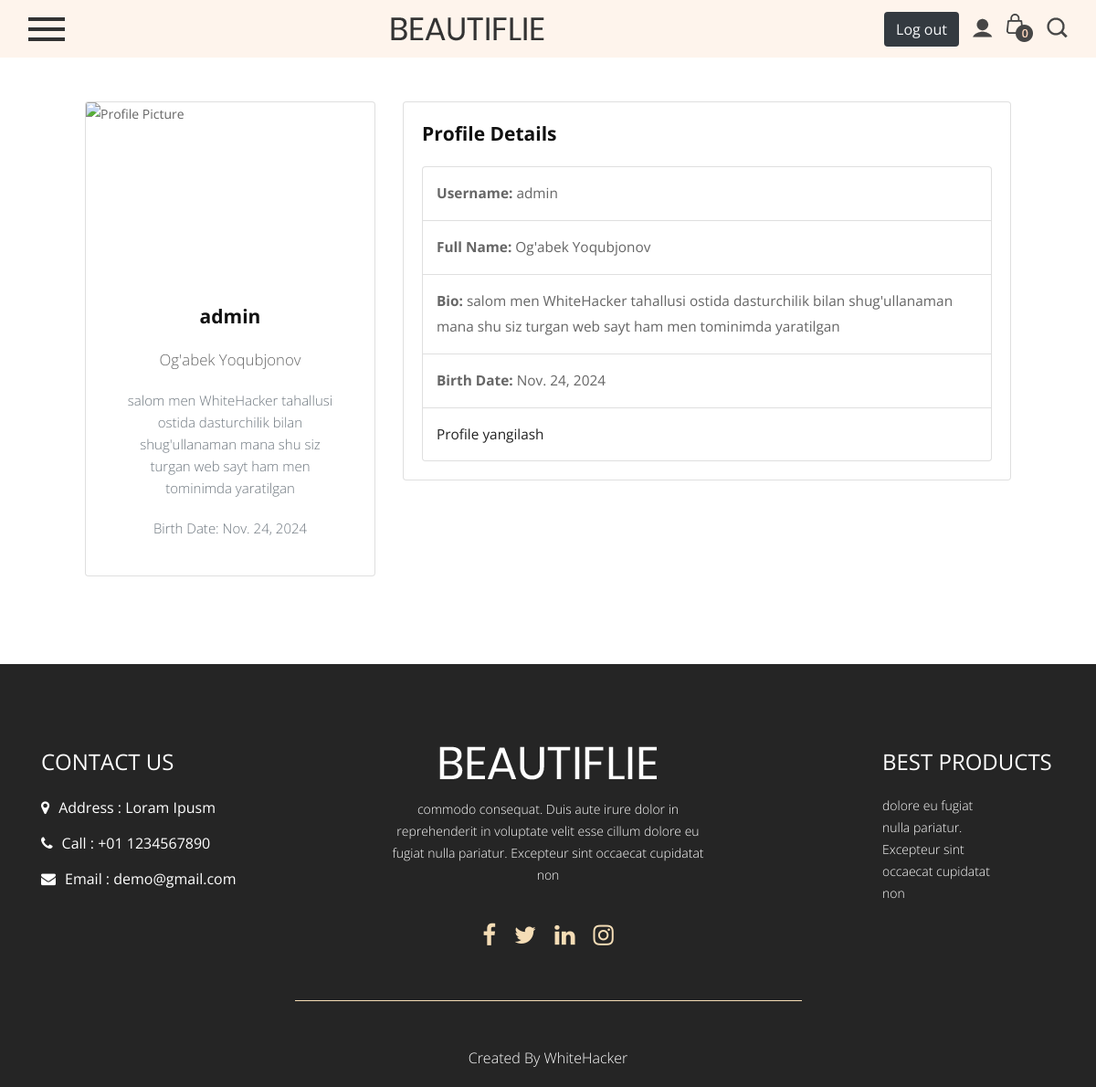
/accounts/profile/ (signed in), run on the app's committed database.
### account/models.py (models this page shows, shortened)
class Profile(models.Model):
    user = models.OneToOneField(User, on_delete=models.CASCADE)
    name = models.CharField(max_length=200, blank=True)
    surname = models.CharField(max_length=200, blank=True)
    img = models.ImageField(blank=True, upload_to= 'profile/')
    birth_date = models.DateField(blank=True, null=True)
    bio = models.TextField(blank=True)

### account/views.py (the view)
# urls.py: path('profile/', profile_view, name= 'profile'),
def profile_view(request):
    try:
        profile = Profile.objects.get(user=request.user)
    except:
        profile = Profile.objects.create(user=request.user)
        profile.save()
    username = request.user.username
    context = {
        'profile': profile,
    }
    return render(request, 'account/profile.html', context=context)

### templates/account/profile.html (shortened to what this page needs)
{% extends 'base/base.html' %}
{% load static %}
{% block content %}
<div class="container mb-5">
    <div class="row p-5" >
        <div class="col-md-4">
            <div class="card">
                <img src="{% if profile.img %}{{ profile.img.url }}{% else %}{% static 'images/img-2.png.jpg' %}{% endif %}" class="card-img-top" alt="Profile Picture">
                <div class="card-body text-center">
                    <h5 class="card-title">{{ profile.user.username }}</h5>
                    <p class="card-text">{{ profile.name }} {{ profile.surname }}</p>
                    <p class="text-muted">{{ profile.bio }}</p>
                    <p class="text-muted">Birth Date: {{ profile.birth_date }}</p>
                </div>
            </div>
        </div>
        <div class="col-md-8">
            <div class="card">
                <div class="card-body">
                    <h5 class="card-title">Profile Details</h5>
                    <ul class="list-group">
                        <li class="list-group-item"><strong>Username:</strong> {{ profile.user.username }}</li>
                        <li class="list-group-item"><strong>Full Name:</strong> {{ profile.name }} {{ profile.surname }}</li>
                        <li class="list-group-item"><strong>Bio:</strong> {{ profile.bio }}</li>
                        <li class="list-group-item"><strong>Birth Date:</strong> {{ profile.birth_date }}</li>
                        <li class="list-group-item"><a href="{% url 'profile_edit' %}">Profile yangilash</a></li>
                    </ul>
                </div>
            </div>
        </div>
    </div>
</div>
{% endblock %}

### static/css/style.css (style rules this page uses)
* { box-sizing: border-box !important; transition: ease all 0.5s; }
html { scroll-behavior: smooth; }
body { color: #666666; font-size: 14px; line-height: 1.80857; font-weight: normal; overflow-x: hidden; font-family: 'Open Sans', sans-serif; }
a { color: #1f1f1f; text-decoration: none !important; outline: none !important; -webkit-transition: all .3s ease-in-out; -moz-transition: all .3s ease-in-out; -ms-transition: all .3s ease-in-out; -o-transition: all .3s ease-in-out; transition: all .3s ease-in-out; }
h1, h2, h3, h4, h5, h6 { letter-spacing: 0; font-weight: normal; position: relative; padding: 0 0 10px 0; font-weight: normal; line-height: normal; color: #111111; margin: 0 }
h5 { font-size: 14px }
*, *::after, *::before { -webkit-box-sizing: border-box; -moz-box-sizing: border-box; box-sizing: border-box; }
ul, li, ol { margin: 0px; padding: 0px; list-style: none; }
p { margin: 20px; font-weight: 300; font-size: 15px; line-height: 24px; }
a { color: #222222; text-decoration: none; outline: none !important; }
a, .btn { text-decoration: none !important; outline: none !important; -webkit-transition: all .3s ease-in-out; -moz-transition: all .3s ease-in-out; -ms-transition: all .3s ease-in-out; -o-transition: all .3s ease-in-out; transition: all .3s ease-in-out; }
img { max-width: 100%; height: auto; }

### templates/account/profile.html (style rules this page uses)
.card-img-top { width: 100%; height: 200px; object-fit: cover; }
.card-body { padding: 20px; }
.card-title { font-size: 1.5em; font-weight: bold; }
.card-text { font-size: 1.2em; margin-top: 10px; }
.list-group-item { font-size: 1.1em; padding: 15px; }

### data on the page
Profile: user.username "admin", name "Og'abek", surname "Yoqubjonov", bio "salom men WhiteHacker tahallusi ostida dasturchilik bilan shug'ullanaman mana shu siz turgan web sayt ham men tominimda yaratilgan", birth_date "Nov. 24, 2024"
